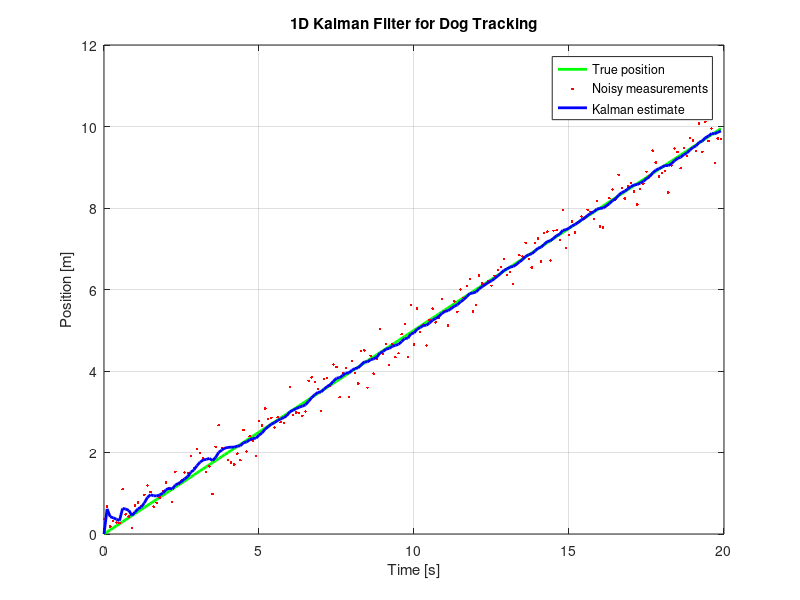

The MATLAB script that drew this image:
% 1D Kalman Filter for Dog Tracking (Constant Velocity Model)

% GNU Octave

clear; clc; close all;

% Parameters
dt = 0.1;                % time step [s]
T = 20;                  % total simulation time [s]
N = round(T/dt);         % number of steps

% True motion (for simulation)
true_pos = zeros(1,N);
true_vel = 0.5 * ones(1,N);   % constant velocity 0.5 m/s
true_pos(1) = 0;
for k = 2:N
    true_pos(k) = true_pos(k-1) + true_vel(k-1)*dt;
end

% Generate noisy measurements (simulated RFID readings)
R = 0.1;                 % measurement noise variance
measurements = true_pos + sqrt(R)*randn(1,N);

% Kalman filter initialisation
x_est = [0; 0.5];        % initial state estimate [pos; vel]
P_est = [1, 0; 0, 1];    % initial error covariance

% Process noise covariance (tuned empirically)
sigma_a = 0.1;           % acceleration noise std
Q = [dt^4/4, dt^3/2; dt^3/2, dt^2] * sigma_a^2;

% Transition matrix
F = [1, dt; 0, 1];

% Measurement matrix
H = [1, 0];

% Storage for results
x_history = zeros(2, N);
x_history(:,1) = x_est;

% Run filter
for k = 2:N
    % Prediction
    x_pred = F * x_est;
    P_pred = F * P_est * F' + Q;

    % Update (only if measurement is available)
    z = measurements(k);
    y = z - H * x_pred;                 % innovation
    S = H * P_pred * H' + R;             % innovation covariance
    K = P_pred * H' / S;                  % Kalman gain
    x_est = x_pred + K * y;
    P_est = (eye(2) - K * H) * P_pred;

    % Store
    x_history(:,k) = x_est;
end

% Plot results
time = (0:N-1)*dt;
figure;
plot(time, true_pos, 'g-', 'LineWidth', 2); hold on;
plot(time, measurements, 'r.', 'MarkerSize', 6);
plot(time, x_history(1,:), 'b-', 'LineWidth', 2);
legend('True position', 'Noisy measurements', 'Kalman estimate');
xlabel('Time [s]'); ylabel('Position [m]');
title('1D Kalman Filter for Dog Tracking');
grid on;
